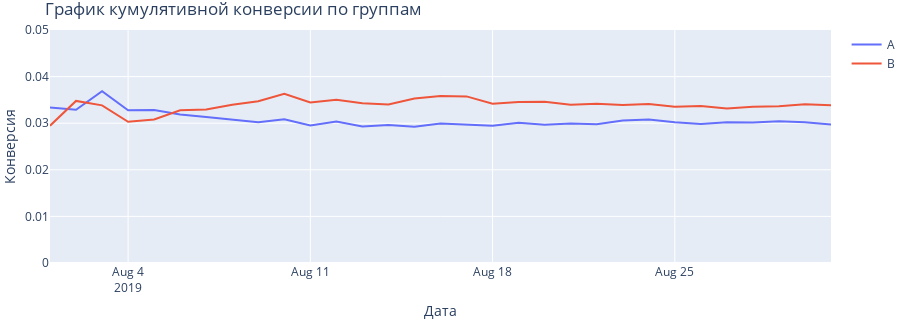

Notebook code cell kept with this figure:
### Markdown cell above
### 2.4. График кумулятивной конверсии по группам.

### Code cell
# считаем кумулятивную конверсию
cumulativeData['conversion'] = cumulativeData['orders']/cumulativeData['visitors']

# отделяем данные по группе A
cumulativeDataA = cumulativeData[cumulativeData['group']=='A']

# отделяем данные по группе B
cumulativeDataB = cumulativeData[cumulativeData['group']=='B']


# cтроим график
fig = go.Figure()
fig.update_yaxes(range=[0, 0.05])
fig.add_trace(go.Scatter(x=cumulativeDataA['date'], y=cumulativeDataA['conversion'], name ="A"))
fig.add_trace(go.Scatter(x=cumulativeDataB['date'], y=cumulativeDataB['conversion'], name ="B"))
fig.update_layout(
                  title="График кумулятивной конверсии по группам",
                  xaxis_title="Дата",
                  yaxis_title="Конверсия",
                  margin=dict(l=0, r=0, t=30, b=0),
                  height=320,
                  width=900)

fig.show()

### Figure 1 — Plotly figure (JSON) as saved in the notebook; plotly's stock layout.template omitted (floating-point values rounded to 4 significant figures)
{"data": [{"name": "A", "type": "scatter", "x": ["2019-08-01T00:00:00", "2019-08-02T00:00:00", "2019-08-03T00:00:00", "2019-08-04T00:00:00", "2019-08-05T00:00:00", "2019-08-06T00:00:00", "2019-08-07T00:00:00", "2019-08-08T00:00:00", "2019-08-09T00:00:00", "2019-08-10T00:00:00", "2019-08-11T00:00:00", "2019-08-12T00:00:00", "2019-08-13T00:00:00", "2019-08-14T00:00:00", "2019-08-15T00:00:00", "2019-08-16T00:00:00", "2019-08-17T00:00:00", "2019-08-18T00:00:00", "2019-08-19T00:00:00", "2019-08-20T00:00:00", "2019-08-21T00:00:00", "2019-08-22T00:00:00", "2019-08-23T00:00:00", "2019-08-24T00:00:00", "2019-08-25T00:00:00", "2019-08-26T00:00:00", "2019-08-27T00:00:00", "2019-08-28T00:00:00", "2019-08-29T00:00:00", "2019-08-30T00:00:00", "2019-08-31T00:00:00"], "y": [0.03338, 0.03288, 0.03686, 0.03279, 0.03285, 0.03187, 0.03132, 0.03073, 0.03023, 0.03082, 0.02951, 0.03036, 0.02932, 0.02959, 0.02922, 0.02996, 0.02974, 0.02948, 0.0301, 0.02966, 0.02996, 0.02979, 0.03059, 0.03079, 0.03018, 0.02981, 0.03023, 0.03017, 0.03043, 0.03022, 0.02973]}, {"name": "B", "type": "scatter", "x": ["2019-08-01T00:00:00", "2019-08-02T00:00:00", "2019-08-03T00:00:00", "2019-08-04T00:00:00", "2019-08-05T00:00:00", "2019-08-06T00:00:00", "2019-08-07T00:00:00", "2019-08-08T00:00:00", "2019-08-09T00:00:00", "2019-08-10T00:00:00", "2019-08-11T00:00:00", "2019-08-12T00:00:00", "2019-08-13T00:00:00", "2019-08-14T00:00:00", "2019-08-15T00:00:00", "2019-08-16T00:00:00", "2019-08-17T00:00:00", "2019-08-18T00:00:00", "2019-08-19T00:00:00", "2019-08-20T00:00:00", "2019-08-21T00:00:00", "2019-08-22T00:00:00", "2019-08-23T00:00:00", "2019-08-24T00:00:00", "2019-08-25T00:00:00", "2019-08-26T00:00:00", "2019-08-27T00:00:00", "2019-08-28T00:00:00", "2019-08-29T00:00:00", "2019-08-30T00:00:00", "2019-08-31T00:00:00"], "y": [0.02945, 0.03478, 0.03383, 0.03031, 0.03079, 0.03278, 0.03295, 0.03398, 0.0347, 0.03632, 0.03444, 0.03501, 0.0343, 0.03401, 0.03531, 0.03585, 0.03575, 0.0342, 0.03457, 0.03462, 0.03394, 0.03416, 0.0339, 0.03412, 0.03352, 0.03366, 0.03317, 0.03353, 0.03366, 0.03407, 0.03383]}], "layout": {"height": 320, "margin": {"b": 0, "l": 0, "r": 0, "t": 30}, "title": {"text": "График кумулятивной конверсии по группам"}, "width": 900, "xaxis": {"title": {"text": "Дата"}}, "yaxis": {"range": [0, 0.05], "title": {"text": "Конверсия"}}}}
